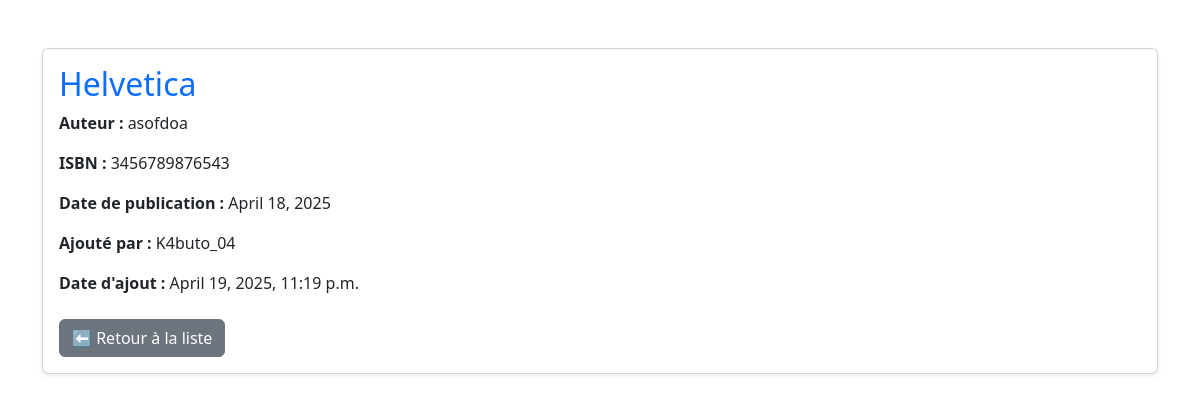
Page /livre/2/ on the committed database.
### bibliotheque/models.py (models this page shows, shortened)
class Livre(models.Model):
    titre = models.CharField(
        max_length=200,
        verbose_name="Titre du livre",
        help_text="Entrez le titre complet du livre"
    )
    auteur = models.CharField(
        max_length=100,
        verbose_name="Auteur",
        help_text="Nom complet de l'auteur"
    )
    isbn = models.CharField(
        max_length=13,
        verbose_name="ISBN",
        help_text="Numéro ISBN à 13 chiffres"
    )
    date_publication = models.DateField(
        verbose_name="Date de publication",
        help_text="Choisissez la date de publication"
    )
    ajout_par = models.ForeignKey(User, on_delete=models.CASCADE)
    date_ajout = models.DateTimeField(auto_now_add=True)

### bibliotheque/views.py (the view)
# urls.py: path('livre/<int:pk>/', livre_detail, name = 'livre_detail'),
def livre_detail(request, pk):
    livre = get_object_or_404(Livre, pk=pk)
    return render(request, 'bibliotheque/livre_detail.html', {'livre': livre})

### bibliotheque/templates/bibliotheque/livre_detail.html (shortened to what this page needs)
<!DOCTYPE html>
<html lang="fr">
<head>
  <link href="https://cdn.jsdelivr.net/npm/bootstrap@5.3.3/dist/css/bootstrap.min.css" rel="stylesheet">
</head>
<body>
  <div class="container mt-5">
    <div class="card shadow-sm">
      <div class="card-body">
        <h2 class="card-title text-primary">{{ livre.titre }}</h2>
        <p class="card-text"><strong>Auteur :</strong> {{ livre.auteur }}</p>
        <p class="card-text"><strong>ISBN :</strong> {{ livre.isbn }}</p>
        <p class="card-text"><strong>Date de publication :</strong> {{ livre.date_publication }}</p>
        <p class="card-text"><strong>Ajouté par :</strong> {{ livre.ajout_par.username }}</p>
        <p class="card-text"><strong>Date d'ajout :</strong> {{ livre.date_ajout }}</p>
        <div class="mt-4 d-flex gap-2">
          <a href="{% url 'liste_livres' %}" class="btn btn-secondary btn-hover-move">⬅️ Retour à la liste</a>
        </div>
      </div>
    </div>
  </div>
</body>
</html>

### rows in the picture
Livre: titre "Helvetica", auteur "asofdoa", isbn "3456789876543", date_publication "April 18, 2025", ajout_par.username "K4buto_04", date_ajout "April 19, 2025, 11:19 p.m."
